Frame 1 (no input): blank canvas, image omitted
Frame 60 (the mouse pressed at the canvas centre just before this capture): blank canvas, image omitted
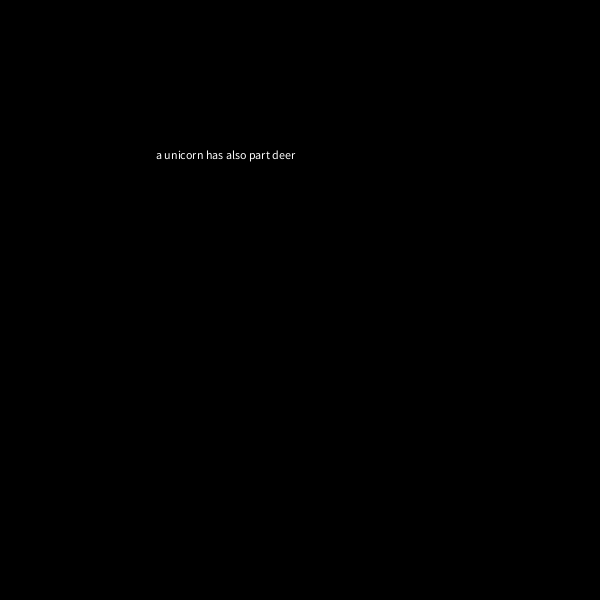
Frame 120 (the mouse held since frame 60 and released just before this capture)

The Processing sketch whose frames 1 and 60 were blank and that drew this single picture after the mouse press (run headless with seeded random() and noise(); from frame 60 on, the mouse is pressed at the canvas centre):

// Processing sketch: HOMEWORK
// ── HOMEWORK.pde
//done with courtney in class...edit of original copy

String text = "a unicorn has a horn and is a magical creature that is cool and is also part deer";

int order = 3; 

int generatedTextLength = 100;

HashMap<String, ArrayList<String>>chain = new HashMap<String, ArrayList<String>>();

void setup(){
  size(600, 600);
  
  for (int i = 0; i < text.length() - order; i ++){
    String gram = text.substring(i, i+order);
    ArrayList<String> characters;
    if(!chain.containsKey(gram)){
      characters = new ArrayList<String>();
      chain.put(gram, characters);
      
    } else {
      characters = chain.get(gram);
    }
    characters.add(text.substring(i+order, i+order+1));
  }
}

void draw(){
  background(0);
  fill(255);
  textAlign(CENTER);
  text(results, width/4, height/4, width/4, height/4);
  
}

String results = " ";
void mousePressed(){
  String currentGram = text.substring(0, order);
  results = currentGram;
  
  for(int i = 0; i < generatedTextLength; i++){
    if (chain.containsKey(currentGram)){
      ArrayList<String> characters = chain.get(currentGram);
      results += characters.get(round(random(characters.size() -1)));
      currentGram = results.substring(results.length()-order, results.length());
    }
    
  }
  print(results + "\n\n");
}
